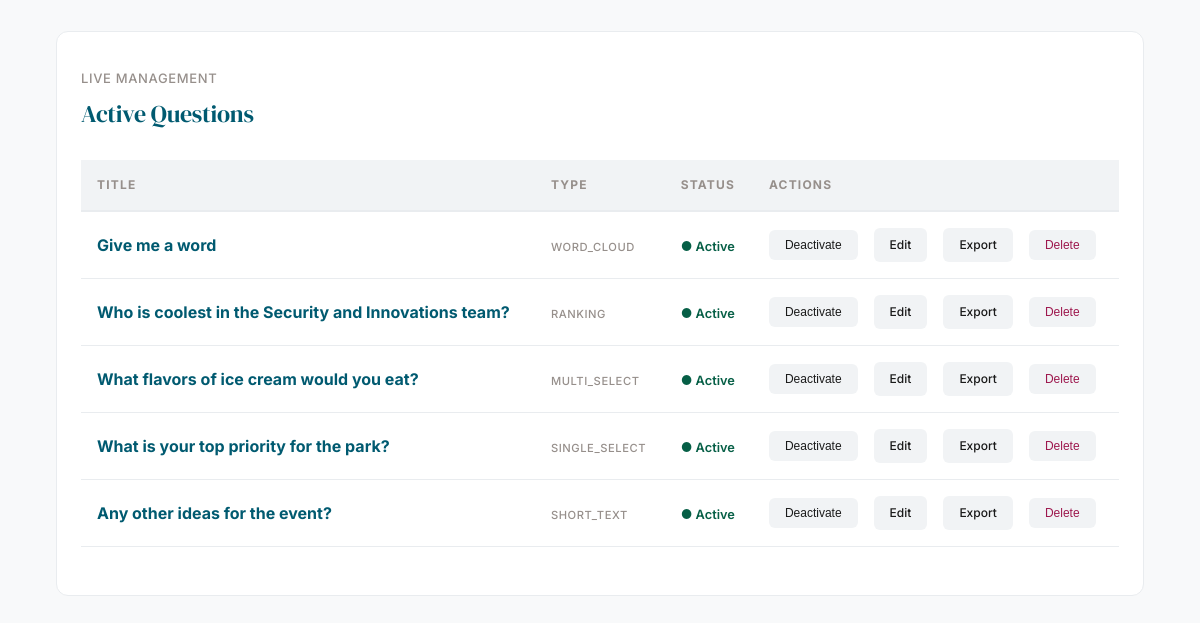
Page /admin/ (lower part) on the earlier database version.
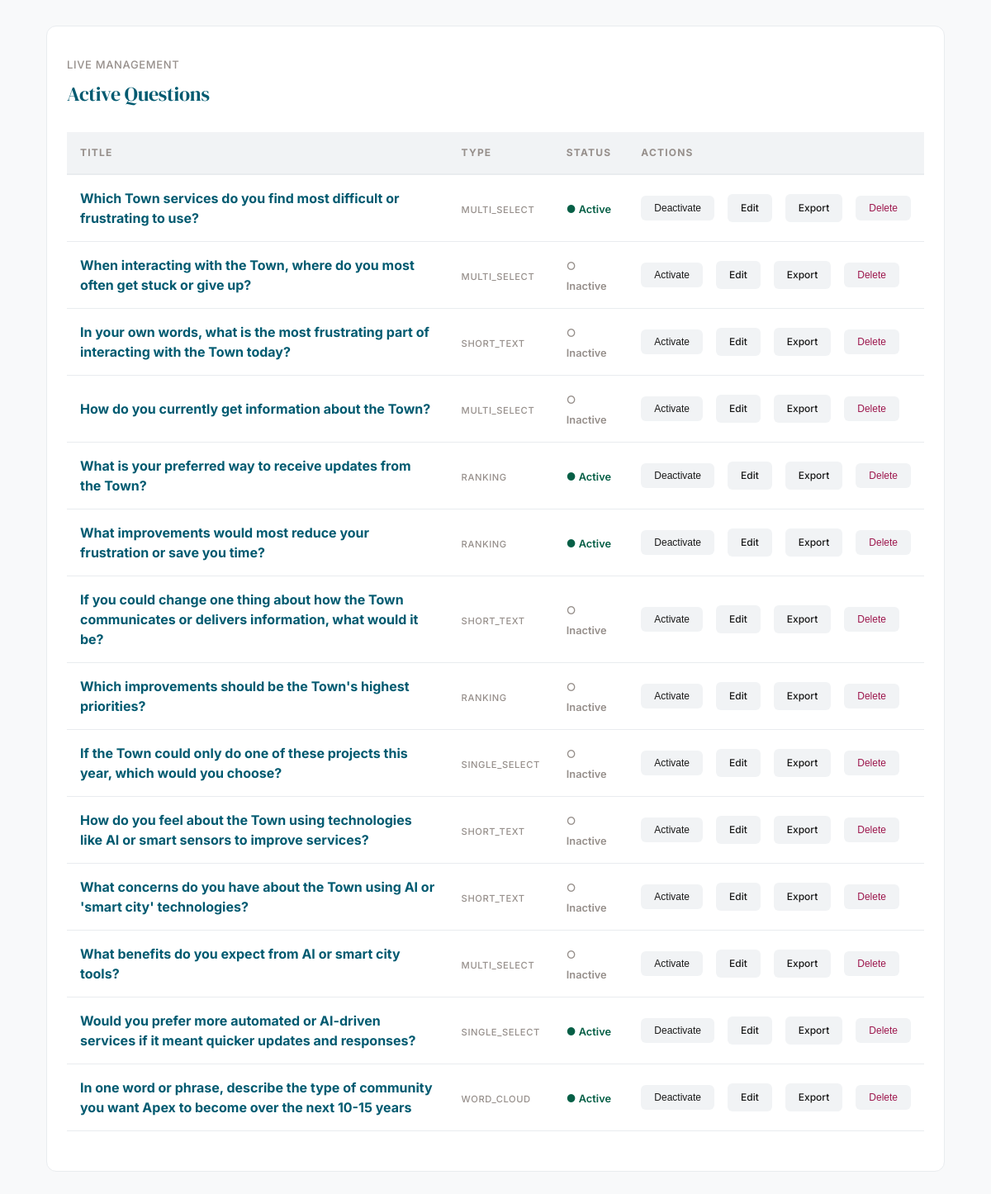
Same page on the later database version.
### app/models.py (models this page shows)
class Question(db.Model):
    id = db.Column(db.Integer, primary_key=True)
    title = db.Column(db.String(200), nullable=False)
    description = db.Column(db.Text)
    type = db.Column(db.String(50), nullable=False) # single_select, multi_select, ranking, short_text, word_cloud
    options = db.Column(db.JSON) # List of strings for polls/ranking
    allow_votes = db.Column(db.Boolean, default=False)
    active = db.Column(db.Boolean, default=True)
    order_index = db.Column(db.Integer, default=0)
    responses = db.relationship('Response', backref='question', lazy=True, cascade="all, delete-orphan")

### app/routes/admin.py (the view)
@admin_bp.route('/')
def dashboard():
    questions = Question.query.order_by(Question.order_index.asc()).all()
    return render_template('admin.html', questions=questions)

### app/templates/admin.html (shortened to what this page needs)
{% extends "base.html" %}
{% block content %}
<div class="card mt-8">
    <p class="metadata">Live Management</p>
    <h2 class="mt-1">Active Questions</h2>
    <div class="mt-8">
        <table>
            <thead>
                <tr>
                    <th>Title</th>
                    <th>Type</th>
                    <th>Status</th>
                    <th>Actions</th>
                </tr>
            </thead>
            <tbody>
                {% for q in questions %}
                <tr>
                    <td><strong style="color: var(--brand-teal);">{{ q.title }}</strong></td>
                    <td><span class="metadata" style="font-size: 0.7rem;">{{ q.type }}</span></td>
                    <td>
                        {% if q.active %}
                        <span style="color: var(--success); font-weight: 600; font-size: 0.8rem;">● Active</span>
                        {% else %}
                        <span style="color: var(--brand-rosy); font-weight: 600; font-size: 0.8rem;">○ Inactive</span>
                        {% endif %}
                    </td>
                    <td>
                        <div class="flex-row">
                            <form action="{{ url_for('admin.toggle_question', id=q.id) }}" method="POST" style="margin: 0;">
                                <button type="submit" class="btn btn-secondary" style="padding: 0.5rem 1rem; font-size: 0.75rem;">
                                    {% if q.active %}Deactivate{% else %}Activate{% endif %}
                                </button>
                            </form>
                            <a href="{{ url_for('admin.edit_question', id=q.id) }}" class="btn btn-secondary"
                               style="padding: 0.5rem 1rem; font-size: 0.75rem;">Edit</a>
                            <a href="{{ url_for('admin.export_data') }}" class="btn btn-secondary" style="padding: 0.5rem 1rem; font-size: 0.75rem;">Export</a>
                            <form action="{{ url_for('admin.delete_question', id=q.id) }}" method="POST"
                                style="margin: 0;"
                                onsubmit="return confirm('Delete this question and all its responses?');">
                                <button type="submit" class="btn btn-secondary" style="color: var(--danger); padding: 0.5rem 1rem; font-size: 0.75rem;">Delete</button>
                            </form>
                        </div>
                    </td>
                </tr>
                {% endfor %}
            </tbody>
        </table>
    </div>
</div>
{% endblock %}

Differences in the rows shown:
removed Question: title "Give me a word", type "WORD_CLOUD", active "● Active"
removed Question: title "Who is coolest in the Security and Innovations team?", type "RANKING", active "● Active"
removed Question: title "What flavors of ice cream would you eat?", type "MULTI_SELECT", active "● Active"
removed Question: title "Any other ideas for the event?", type "SHORT_TEXT", active "● Active"
changed Question: title "What is your top priority for the park?" → "Which Town services do you find most difficult or frustrating to use?"; type "SINGLE_SELECT" → "MULTI_SELECT"
added Question: title "When interacting with the Town, where do you most often get stuck or give up?", type "MULTI_SELECT", active "○ Inactive"
added Question: title "In your own words, what is the most frustrating part of interacting with the Town today?", type "SHORT_TEXT", active "○ Inactive"
added Question: title "How do you currently get information about the Town?", type "MULTI_SELECT", active "○ Inactive"
added Question: title "What is your preferred way to receive updates from the Town?", type "RANKING", active "● Active"
added Question: title "What improvements would most reduce your frustration or save you time?", type "RANKING", active "● Active"
added Question: title "If you could change one thing about how the Town communicates or delivers information, what would it be?", type "SHORT_TEXT", active "○ Inactive"
added Question: title "Which improvements should be the Town's highest priorities?", type "RANKING", active "○ Inactive"
added Question: title "If the Town could only do one of these projects this year, which would you choose?", type "SINGLE_SELECT", active "○ Inactive"
added Question: title "How do you feel about the Town using technologies like AI or smart sensors to improve services?", type "SHORT_TEXT", active "○ Inactive"
added Question: title "What concerns do you have about the Town using AI or 'smart city' technologies?", type "SHORT_TEXT", active "○ Inactive"
added Question: title "What benefits do you expect from AI or smart city tools?", type "MULTI_SELECT", active "○ Inactive"
added Question: title "Would you prefer more automated or AI-driven services if it meant quicker updates and responses?", type "SINGLE_SELECT", active "● Active"
added Question: title "In one word or phrase, describe the type of community you want Apex to become over the next 10-15 years", type "WORD_CLOUD", active "● Active"
